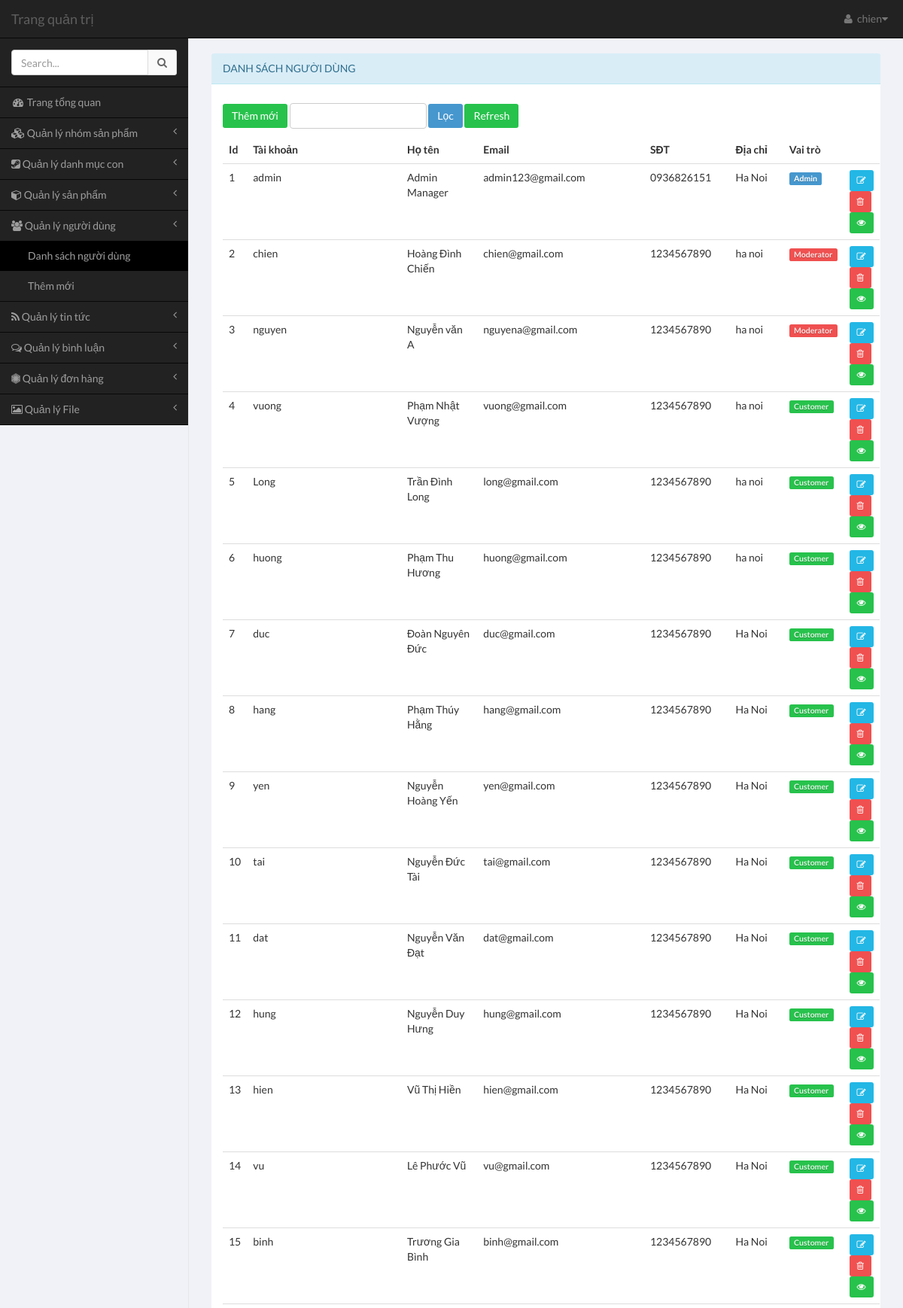
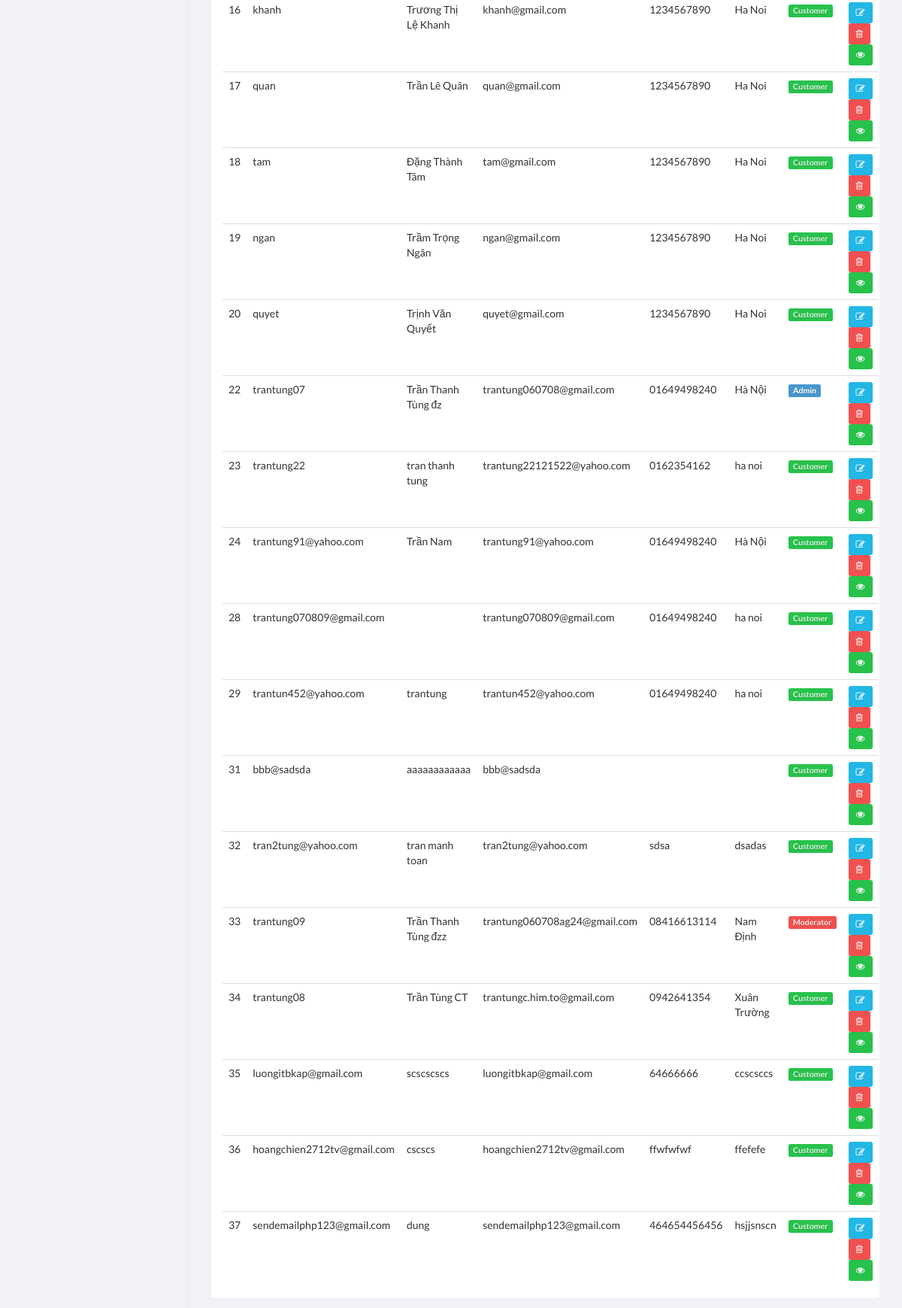
The app's page /c1603m/admin/pages/index.php?module=user&action=list-user (signed in) with its own data (2 pictures, top to bottom).
### tables this page shows
CREATE TABLE `user` (
  `user_id` int(11) NOT NULL,
  `username` varchar(100) NOT NULL,
  `password` varchar(64) NOT NULL,
  `email` varchar(100) NOT NULL,
  `full_name` varchar(100) DEFAULT NULL,
  `phone` varchar(100) DEFAULT NULL,
  `address` varchar(255) DEFAULT NULL,
  `role` tinyint(4) NOT NULL DEFAULT '1'
);

### c1603m/common/database.php (called while the page is built, shortened)
<?php
$mysqli = mysqli_connect(DB_HOST, DB_USER, DB_PASS, DB_NAME);
mysqli_set_charset($mysqli,"utf8");
function get_all($table,$fiels_name = false,$field_val = false,$limit = false){
	global $mysqli;
	$data = [];
	$sql = "SELECT * FROM $table";
	$res = mysqli_query($mysqli,$sql);
	if ($res && mysqli_num_rows($res)) {
		while ($row = mysqli_fetch_assoc($res)) {
			$data[] = $row;
		}
	}
	return $data;
}
?>

### c1603m/admin/pages/modules/user/list-user.php (the view, shortened to what this page needs)
<?php
$users = get_all('user');
 ?>
<div class="row" >
		<div class="col-xs-12">
			<section class="panel panel-info" style="margin-top: 20px;">
			    <header class="panel-heading ">
			        Danh sách người dùng
			    </header>
			<div class="panel-body table-responsive">
				<p >
					<form action="" method="POST" class="form-inline" role="form">
						<div class="form-group">
							<a href="index.php?module=user&action=add-user" class="btn btn-success">Thêm mới</a>
						</div>
						<div class="form-group">
							<input type="text" class="form-control" name="username">
						</div>
						<button type="submit" class="btn btn-primary" name="searchbut">Lọc</button>
						<div class="form-group">
							<a href="index.php?module=user&action=list-user" class="btn btn-success">Refresh</a>
						</div>
					</form>
				</p>
			<table class="table table-hover" >
				<thead>
					<tr>
						<th>Id</th>
						<th>Tài khoản</th>
						<th>Họ tên</th>
						<th>Email</th>
						<th>SĐT</th>
						<th>Địa chỉ</th>
						<th>Vai trò</th>
						<th></th>
					</tr>
				</thead>
				<tbody>
					<?php if($users) :
					foreach ($users as $row) :
						?>
					<tr>
						<td><?php echo $row['user_id']; ?></td>
						<td><?php echo $row['username']; ?></td>
						<td><?php echo $row['full_name']; ?></td>
						<td><?php echo $row['email']; ?></td>
						<td><?php echo $row['phone']; ?></td>
						<td><?php echo $row['address']; ?></td>
						<td>
							<?php if($row['role'] == 1 ) : ?>
								<a href="index.php?module=user&action=list-user&role=1" class="label label-success">Customer</a>
							<?php elseif($row['role'] == 2): ?>
								<a href="index.php?module=user&action=list-user&role=2" class="label label-danger">Moderator</a>
							<?php else: ?>
								<a href="index.php?module=user&action=list-user&role=3" class="label label-primary">Admin</a>
							<?php endif; ?>
						</td>
						<td>
                            <a href="<?php to('user','edit-user',$row['user_id']) ?>" type="button" class="btn btn-sm btn-info" title="Sửa">
                                <i class="fa fa-pencil-square-o"></i>
                            </a>
                            <a href="<?php to('user','delete-user',$row['user_id']) ?>" type="button" class="btn btn-sm btn-danger" onclick="return confirm('Are you sure ? ')">
                                <i class="fa fa-trash-o" ></i>
                            </a>
                            <a href="<?php to('user','view-user',$row['user_id']) ?>" type="button" class="btn btn-sm btn-success">
                                <i class="fa fa-eye" ></i>
                            </a>
                         </td>
					</tr>
					<?php endforeach; endif; ?>
				</tbody>
			</table>
		</div>
	</section>
	</div>
</div>

### records on screen
user: user_id "1", username "admin", full_name "Admin Manager", email "admin123@gmail.com", phone "0936826151", address "Ha Noi", role "Admin"
user: user_id "2", username "chien", full_name "Hoàng Đình Chiến", email "chien@gmail.com", phone "1234567890", address "ha noi", role "Moderator"
user: user_id "3", username "nguyen", full_name "Nguyễn văn A", email "nguyena@gmail.com", phone "1234567890", address "ha noi", role "Moderator"
user: user_id "4", username "vuong", full_name "Phạm Nhật Vượng", email "vuong@gmail.com", phone "1234567890", address "ha noi", role "Customer"
user: user_id "5", username "Long", full_name "Trần Đình Long", email "long@gmail.com", phone "1234567890", address "ha noi", role "Customer"
user: user_id "6", username "huong", full_name "Phạm Thu Hương", email "huong@gmail.com", phone "1234567890", address "ha noi", role "Customer"
user: user_id "7", username "duc", full_name "Đoàn Nguyên Đức", email "duc@gmail.com", phone "1234567890", address "Ha Noi", role "Customer"
user: user_id "8", username "hang", full_name "Phạm Thúy Hằng", email "hang@gmail.com", phone "1234567890", address "Ha Noi", role "Customer"
user: user_id "9", username "yen", full_name "Nguyễn Hoàng Yến", email "yen@gmail.com", phone "1234567890", address "Ha Noi", role "Customer"
user: user_id "10", username "tai", full_name "Nguyễn Đức Tài", email "tai@gmail.com", phone "1234567890", address "Ha Noi", role "Customer"
user: user_id "11", username "dat", full_name "Nguyễn Văn Đạt", email "dat@gmail.com", phone "1234567890", address "Ha Noi", role "Customer"
user: user_id "12", username "hung", full_name "Nguyễn Duy Hưng", email "hung@gmail.com", phone "1234567890", address "Ha Noi", role "Customer"
user: user_id "13", username "hien", full_name "Vũ Thị Hiền", email "hien@gmail.com", phone "1234567890", address "Ha Noi", role "Customer"
user: user_id "14", username "vu", full_name "Lê Phước Vũ", email "vu@gmail.com", phone "1234567890", address "Ha Noi", role "Customer"
user: user_id "15", username "binh", full_name "Trương Gia Bình", email "binh@gmail.com", phone "1234567890", address "Ha Noi", role "Customer"
user: user_id "16", username "khanh", full_name "Trương Thị Lệ Khanh", email "khanh@gmail.com", phone "1234567890", address "Ha Noi", role "Customer"
user: user_id "17", username "quan", full_name "Trần Lê Quân", email "quan@gmail.com", phone "1234567890", address "Ha Noi", role "Customer"
user: user_id "18", username "tam", full_name "Đặng Thành Tâm", email "tam@gmail.com", phone "1234567890", address "Ha Noi", role "Customer"
user: user_id "19", username "ngan", full_name "Trầm Trọng Ngân", email "ngan@gmail.com", phone "1234567890", address "Ha Noi", role "Customer"
user: user_id "20", username "quyet", full_name "Trịnh Văn Quyết", email "quyet@gmail.com", phone "1234567890", address "Ha Noi", role "Customer"
user: user_id "22", username "trantung07", full_name "Trần Thanh Tùng đz", email "trantung060708@gmail.com", phone "01649498240", address "Hà Nội", role "Admin"
user: user_id "23", username "trantung22", full_name "tran thanh tung", email "trantung22121522@yahoo.com", phone "0162354162", address "ha noi", role "Customer"
user: user_id "24", username "trantung91@yahoo.com", full_name "Trần Nam", email "trantung91@yahoo.com", phone "01649498240", address "Hà Nội", role "Customer"
user: user_id "28", username "trantung070809@gmail.com", email "trantung070809@gmail.com", phone "01649498240", address "ha noi", role "Customer"
user: user_id "29", username "trantun452@yahoo.com", full_name "trantung", email "trantun452@yahoo.com", phone "01649498240", address "ha noi", role "Customer"
user: user_id "31", username "bbb@sadsda", full_name "aaaaaaaaaaaa", email "bbb@sadsda", role "Customer"
user: user_id "32", username "tran2tung@yahoo.com", full_name "tran manh toan", email "tran2tung@yahoo.com", phone "sdsa", address "dsadas", role "Customer"
user: user_id "33", username "trantung09", full_name "Trần Thanh Tùng đzz", email "trantung060708ag24@gmail.com", phone "08416613114", address "Nam Định", role "Moderator"
user: user_id "34", username "trantung08", full_name "Trần Tùng CT", email "trantungc.him.to@gmail.com", phone "0942641354", address "Xuân Trường", role "Customer"
user: user_id "35", username "luongitbkap@gmail.com", full_name "scscscscs", email "luongitbkap@gmail.com", phone "64666666", address "ccscsccs", role "Customer"
user: user_id "36", username "hoangchien2712tv@gmail.com", full_name "cscscs", email "hoangchien2712tv@gmail.com", phone "ffwfwfwf", address "ffefefe", role "Customer"
user: user_id "37", username "sendemailphp123@gmail.com", full_name "dung", email "sendemailphp123@gmail.com", phone "464654456456", address "hsjjsnscn", role "Customer"

### other values on screen
$user['username'] "chien"
